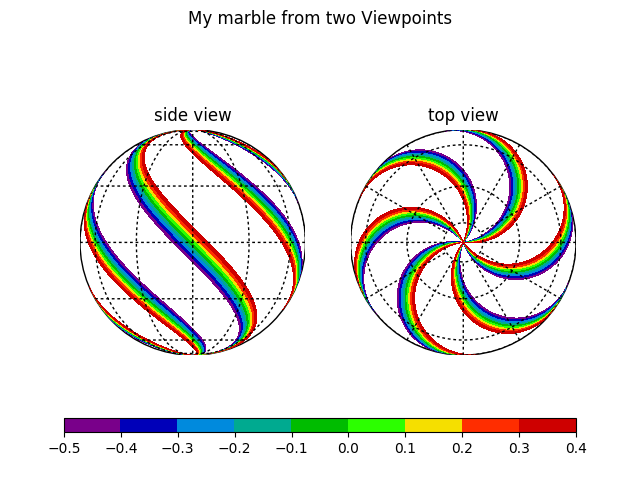

Recreate this plot in Python.
#########################################################################
# FILE: MyMarble.pyplot 												#
# AUTHOR: Akito D. Kawamura (@aDAVISk)									#
#																		#
# Special Thanks to the following webpages								#
#   http://matplotlib.org/basemap/users/examples.html					#
#   http://matplotlib.org/examples/pylab_examples/contourf_demo.html	#
#   http://basemaptutorial.readthedocs.io/en/latest/subplots.html		#
#   and other websites for minor problems I faced.						#
#########################################################################
from mpl_toolkits.basemap import Basemap
import matplotlib.pyplot as plt
import numpy as np 

# File name of the resulting plot
ofname="MyMarble.png"

# Generating a marble color map
delta=1 # integer degree
nlats=180/delta+1
nlons=360/delta+1
ddeg = np.pi*delta/180
lats = (0.5*np.pi-ddeg*np.indices((nlats,nlons))[0,:,:])
lons = (ddeg*np.indices((nlats,nlons))[1,:,:])
wave = np.sin(3.*lats+3.*lons)
levels = np.arange(-0.5,0.5,0.1)

mycmap = plt.cm.get_cmap("spectral")

myfig=plt.figure()

ax1 = myfig.add_subplot(121)
mymap = Basemap(projection="ortho", lat_0=0,lon_0=0,resolution="l")
mymap.drawmapboundary()
mymap.drawmeridians(np.arange(0,360,30))
mymap.drawparallels(np.arange(-90,90,30))
x, y = mymap(lons*180./np.pi,lats*180./np.pi)
cs = mymap.contourf(x,y,wave,levels, cmap=mycmap)
ax1.set_title("side view")

ax2 = myfig.add_subplot(122)
mymap = Basemap(projection="ortho", lat_0=90,lon_0=0,resolution="l")
mymap.drawmapboundary()
mymap.drawmeridians(np.arange(0,360,30))
mymap.drawparallels(np.arange(-90,90,30))
x, y = mymap(lons*180./np.pi,lats*180./np.pi)
cs = mymap.contourf(x,y,wave,levels,cmap=mycmap)
ax2.set_title("top view")

plt.suptitle("My marble from two Viewpoints")
mycax = myfig.add_axes([0.1,0.1,0.8,0.03])
myfig.colorbar(cs, cax=mycax, orientation="horizontal")

plt.savefig(ofname) # Sace before show() and then close
print("The plot is saved to {0:s}".format(ofname))
plt.show()
